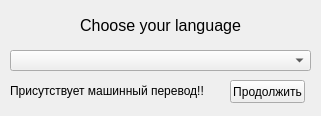
<?xml version="1.0" encoding="UTF-8"?>
<ui version="4.0">
 <class>Form</class>
 <widget class="QWidget" name="Form">
  <property name="geometry">
   <rect>
    <x>0</x>
    <y>0</y>
    <width>321</width>
    <height>116</height>
   </rect>
  </property>
  <property name="minimumSize">
   <size>
    <width>321</width>
    <height>116</height>
   </size>
  </property>
  <property name="maximumSize">
   <size>
    <width>321</width>
    <height>116</height>
   </size>
  </property>
  <property name="windowTitle">
   <string>Выбор языка</string>
  </property>
  <property name="windowIcon">
   <iconset resource="source.qrc">
    <normaloff>:/icon/sources/icon.png</normaloff>:/icon/sources/icon.png</iconset>
  </property>
  <widget class="QLabel" name="label">
   <property name="geometry">
    <rect>
     <x>10</x>
     <y>10</y>
     <width>301</width>
     <height>31</height>
    </rect>
   </property>
   <property name="text">
    <string>&lt;html&gt;&lt;head/&gt;&lt;body&gt;&lt;p align=&quot;center&quot;&gt;&lt;span style=&quot; font-size:12pt;&quot;&gt;Choose your language&lt;/span&gt;&lt;/p&gt;&lt;/body&gt;&lt;/html&gt;</string>
   </property>
  </widget>
  <widget class="QComboBox" name="set_lang">
   <property name="geometry">
    <rect>
     <x>10</x>
     <y>50</y>
     <width>301</width>
     <height>21</height>
    </rect>
   </property>
   <property name="cursor">
    <cursorShape>PointingHandCursor</cursorShape>
   </property>
   <property name="styleSheet">
    <string notr="true"/>
   </property>
  </widget>
  <widget class="QPushButton" name="cont">
   <property name="geometry">
    <rect>
     <x>230</x>
     <y>80</y>
     <width>75</width>
     <height>23</height>
    </rect>
   </property>
   <property name="cursor">
    <cursorShape>PointingHandCursor</cursorShape>
   </property>
   <property name="text">
    <string>Продолжить</string>
   </property>
  </widget>
  <widget class="QLabel" name="machineTranslation_warn">
   <property name="geometry">
    <rect>
     <x>10</x>
     <y>80</y>
     <width>221</width>
     <height>21</height>
    </rect>
   </property>
   <property name="text">
    <string>Присутствует машинный перевод!!</string>
   </property>
  </widget>
 </widget>
 <resources>
  <include location="source.qrc"/>
 </resources>
 <connections/>
</ui>
